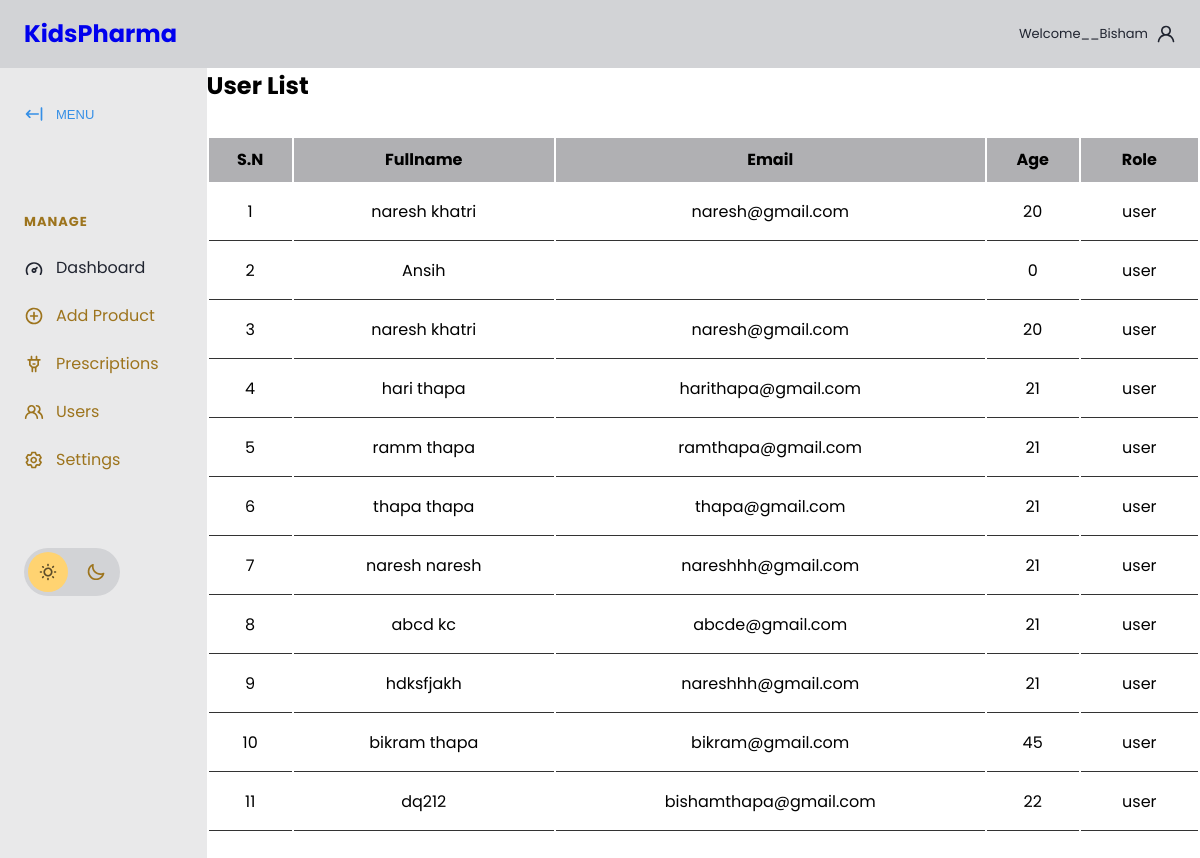
The app's page /php/userlist.php, older data.
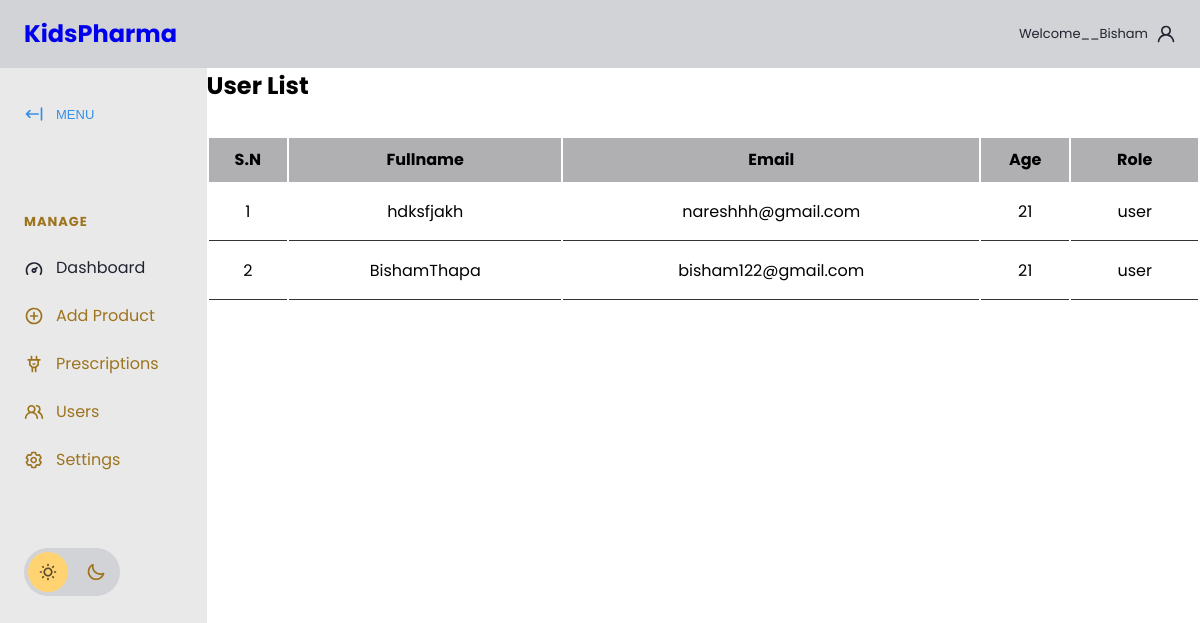
The same page, newer data.
### tables this page shows
CREATE TABLE `users` (
  `ID` int(11) NOT NULL,
  `Username` varchar(100) DEFAULT NULL,
  `Email` varchar(100) DEFAULT NULL,
  `Password` varchar(100) DEFAULT NULL,
  `Age` int(11) DEFAULT NULL,
  `UserRole` varchar(10) NOT NULL
);

### php/userlist.php (the view, shortened to what this page needs)
<?php
include_once('connection.php');
?>
<!DOCTYPE html>
<html lang="en">
<head>
    <link rel="stylesheet" href="https://cdn.jsdelivr.net/npm/modern-normalize@1.1.0/modern-normalize.min.css">
    <link rel="stylesheet" href="app.css">
    <link rel="stylesheet" href="./product.css">
</head>
<body>
    <header id="main-header">
        <nav>
            <ul>
                <li id="main-header__logo">
                    <a href="./admindb.html">
                    <h1>KidsPharma</h1>
                    </a>
                </li>
            </ul>
            <a href="#">
                <span>Welcome__Bisham</span>
                <svg>
                    <use xlink:href="#icon-user"></use>
                </svg>
            </a>
        </nav>
    </header>
    <section id="main">
        <div id="sidebar">
            <button id="sidebar__collapse">
                <svg>
                    <use xlink:href="#icon-collapse"></use>
                </svg>
                <span>MENU</span>
            </button>
            <nav id="sidebar__nav">
                <ul>
                    <li class="menu-heading"><span>Manage</span></li>
                    <li>
                        <a href="./admindb.html" class="active">
                            <svg>
                                <use xlink:href="#icon-dashboard"></use>
                            </svg>
                            <span>Dashboard</span>
                        </a>
                    </li>
                    <li>
                        <a href="./addproduct.php">
                            <svg>
                                <use xlink:href="#icon-add"></use>
                            </svg>
                            <span>Add Product</span>
                        </a>
                    </li>
                    <li>
                        <a href="prescriptionshow.php">
                            <svg>
                                <use xlink:href="#icon-plugins"></use>
                            </svg>
                            <span>Prescriptions</span>
                        </a>
                    </li>
                    <li>
                        <a href="#">
                            <svg>
                                <use xlink:href="#icon-users"></use>
                            </svg>
                            <span>Users</span>
                        </a>
                    </li>
                    <li>
                        <a href="#">
                            <svg>
                                <use xlink:href="#icon-settings"></use>
                            </svg>
                            <span>Settings</span>
                        </a>
                    </li>
            </nav>
            <div id="sidebar__theme-switcher">
                <svg id="sidebar__theme-switcher__sun">
                    <use xlink:href="#icon-sun"></use>
                </svg>
                <svg id="sidebar__theme-switcher__moon">
                    <use xlink:href="#icon-moon"></use>
                </svg>
            </div>
        </div>
        <div class="form-container">
            <h1>User List</h1>
            <div class="admin-product-form-container">
                <?php
                $select = mysqli_query($conn, "SELECT * FROM users where UserRole = 'user'");
                $sn = 1;
                ?>
                <div class="product-display">
                    <table class="product-display-table">
                        <thead>
                            <tr>
                                <th>S.N</th>
                                <th>Fullname</th>
                                <th>Email</th>
                                <th>Age</th>
                                <th>Role</th>
                            </tr>
                        </thead>
                        <?php while ($row = mysqli_fetch_assoc($select)) {
                            ?>
                            <tr>
                                <td>
                                    <?php echo $sn++; ?>
                                </td>
                                <td>
                                    <?php echo $row['Username']; ?>
                                </td>
                                <td>
                                    <?php echo $row['Email']; ?>
                                </td>
                                <td>
                                    <?php echo $row['Age'] ?>
                                </td>
                                <td>
                                    <?php echo $row['UserRole'] ?>
                                </td>
                            </tr>
                        <?php } ?>
                    </table>
                </div>
            </div>
</body>
</html>

Row changes from the older to the newer data that the page shows:
removed users: Username "naresh khatri", Email "naresh@gmail.com", Age "20", UserRole "user"
removed users: Username "Ansih", Age "0", UserRole "user"
removed users: Username "naresh khatri", Email "naresh@gmail.com", Age "20", UserRole "user"
removed users: Username "hari thapa", Email "harithapa@gmail.com", Age "21", UserRole "user"
removed users: Username "ramm thapa", Email "ramthapa@gmail.com", Age "21", UserRole "user"
removed users: Username "thapa thapa", Email "thapa@gmail.com", Age "21", UserRole "user"
removed users: Username "naresh naresh", Email "nareshhh@gmail.com", Age "21", UserRole "user"
removed users: Username "abcd kc", Email "abcde@gmail.com", Age "21", UserRole "user"
removed users: Username "bikram thapa", Email "bikram@gmail.com", Age "45", UserRole "user"
removed users: Username "dq212", Email "bishamthapa@gmail.com", Age "22", UserRole "user"
added users: Username "BishamThapa", Email "bisham122@gmail.com", Age "21", UserRole "user"
